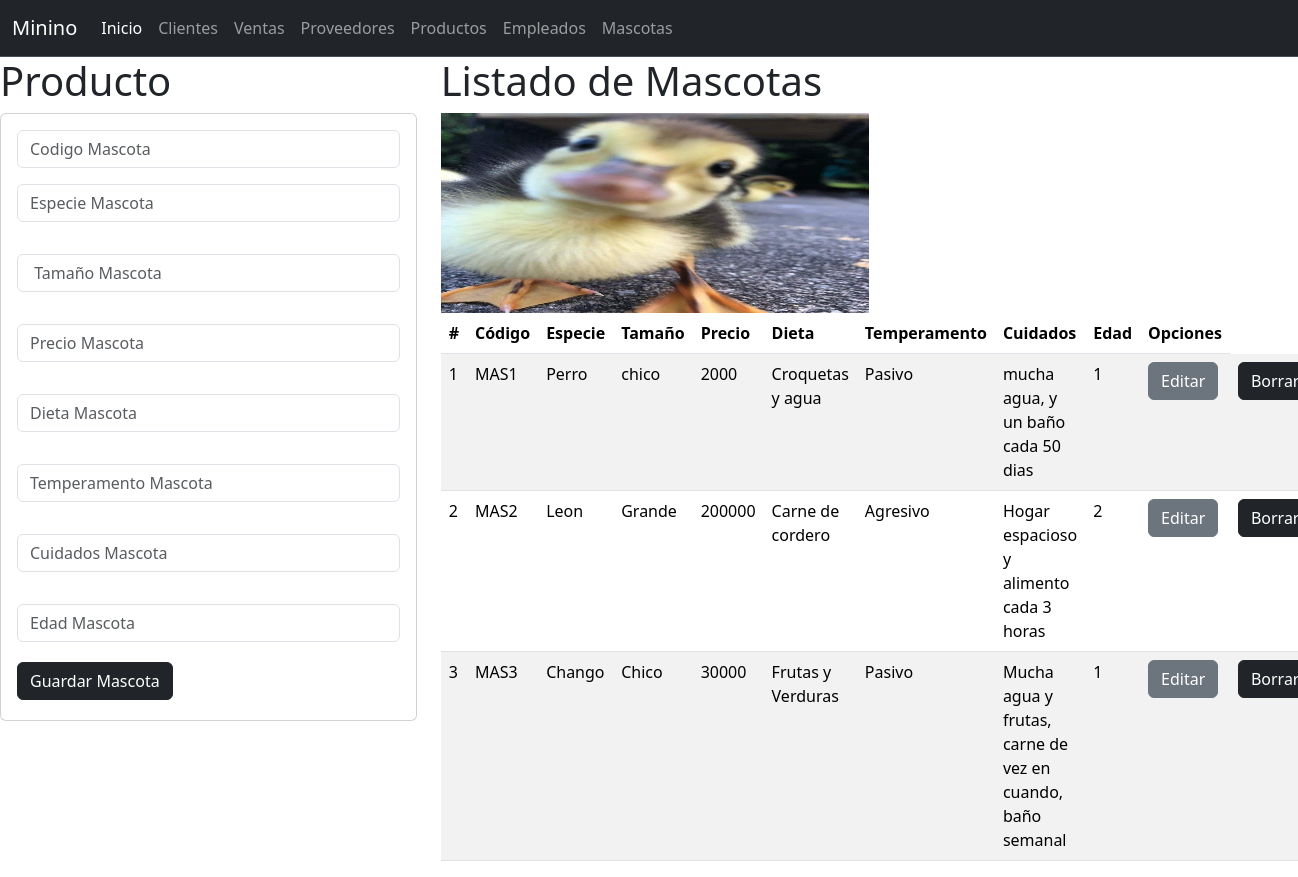
/Mascota, run on the app's committed database.
### mascotas_app/models.py (models this page shows, shortened)
class Mascota(models.Model):
    codigo=models.CharField(primary_key=True,max_length=60)
    especie=models.CharField(max_length=100)
    tamaño=models.CharField(max_length=60)
    precio=models.PositiveSmallIntegerField()
    dieta=models.CharField(max_length=60)
    temperamento=models.CharField(max_length=60)
    cuidados=models.CharField(max_length=60)
    edad=models.PositiveSmallIntegerField()

### mascotas_app/views.py (the view)
# urls.py: path('Mascota',views.inicio_vistaMascota,name="Mascota"),
def inicio_vistaMascota(request):
    lasmascotas=Mascota.objects.all()
    return render(request,'gestionarMascotas.html',{"mismascotas":lasmascotas})

### mascotas_app/templates/gestionarMascotas.html
{% extends "base.html" %}
{% load static %}
{% block cuerpo %}
<div class="row">
    <div class="col-sm-12 col-md-4 col-lg-4 col-xl-4">
        <h1>Producto</h1>
        <div class="card">
            <div class="card-body">
                <form action="registrarMascota/" method="POST"> {% csrf_token %}
                    <div class="form-group">
                        <input type="text" id="txtcodigo" name="txtcodigo" class="form-control" placeholder="Codigo Mascota" minlength="1" maxlength="6" required>
                    </div>
                    <div class="form-group py-3">
                            <input type="text" id="txtespecie" name="txtespecie" class="form-control" placeholder="Especie Mascota" maxlength="100" required>
                        </div>
                        <div class="form-group py-3">
                            <input type="text" id="txttamaño" name="txttamaño" class= "form-control" placeholder=" Tamaño Mascota" maxlength="100" required>
                        </div>
                        <div class="form-group py-3">
                            <input type="text" id="txtprecio" name="txtprecio" class="form-control" placeholder="Precio Mascota" maxlength="100" required>
                        </div>
                        <div class="form-group py-3">
                            <input type="text" id="txtdieta" name="txtdieta" class="form-control" placeholder="Dieta Mascota" maxlength="100" required>
                        </div>
                        <div class="form-group py-3">
                            <input type="text" id="txttemperamento" name="txttemperamento" class="form-control" placeholder="Temperamento Mascota" maxlength="100" required>
                        </div>
                        <div class="form-group py-3">
                            <input type="text" id="txtcuidados" name="txtcuidados" class="form-control" placeholder="Cuidados Mascota" maxlength="100" required>
                        </div>
                        <div class="form-group py-3">
                            <input type="text" id="txtedad" name="txtedad" class="form-control" placeholder="Edad Mascota" maxlength="100" required>
                        </div>
                    <div class="form-group py-1">
                        <button type="submit" class="btn btn-dark">Guardar Mascota</button>
                    </div>
                </form>
            </div>
        </div>
    </div>
    <div class="col-sm-12 col-md-8 col-lg-8 col-xl-8">
        <h1>Listado de Mascotas</h1>
        <img class="w-50" src="{% static 'img/mascota1.jpg' %}"alt="joselyn" width="100" height="200">
        <table class="table table-striped">
            <thead>
                <tr>
                    <th scope="col">#</th>
                    <th scope="col">Código</th>
                    <th scope="col">Especie</th>
                    <th scope="col">Tamaño</th>
                    <th scope="col">Precio</th>
                    <th scope="col">Dieta</th>
                    <th scope="col">Temperamento</th>
                    <th scope="col">Cuidados</th>
                    <th scope="col">Edad</th>
                    <th>Opciones</th>
                </tr>
            </thead>
            <tbody>
                {% for m in mismascotas %}
                    <tr>
                        <td> {{forloop.counter}} </td>
                        <td> {{m.codigo}} </td>
                        <td> {{m.especie}} </td>
                        <td> {{m.tamaño}} </td>
                        <td> {{m.precio}} </td>
                        <td> {{m.dieta}} </td>
                        <td> {{m.temperamento}} </td>
                        <td> {{m.cuidados}} </td>
                        <td> {{m.edad}} </td>
                        <td><a href="seleccionarMascota/{{m.codigo}}" class="btn btn-secondary">Editar</a></td>
                        <td><a href="borrarMascota/{{m.codigo}}" class="btn btn-dark">Borrar</a></td>
                    </tr>
                {% endfor %}
            </tbody>
            </table>
    </div>
</div>
{% endblock %}

### data on the page
Mascota: codigo "MAS1", especie "Perro", tamaño "chico", precio "2000", dieta "Croquetas y agua", temperamento "Pasivo", cuidados "mucha agua, y un baño cada 50 dias", edad "1"
Mascota: codigo "MAS2", especie "Leon", tamaño "Grande", precio "200000", dieta "Carne de cordero", temperamento "Agresivo", cuidados "Hogar espacioso y alimento cada 3 horas", edad "2"
Mascota: codigo "MAS3", especie "Chango", tamaño "Chico", precio "30000", dieta "Frutas y Verduras", temperamento "Pasivo", cuidados "Mucha agua y frutas, carne de vez en cuando, baño semanal", edad "1"
